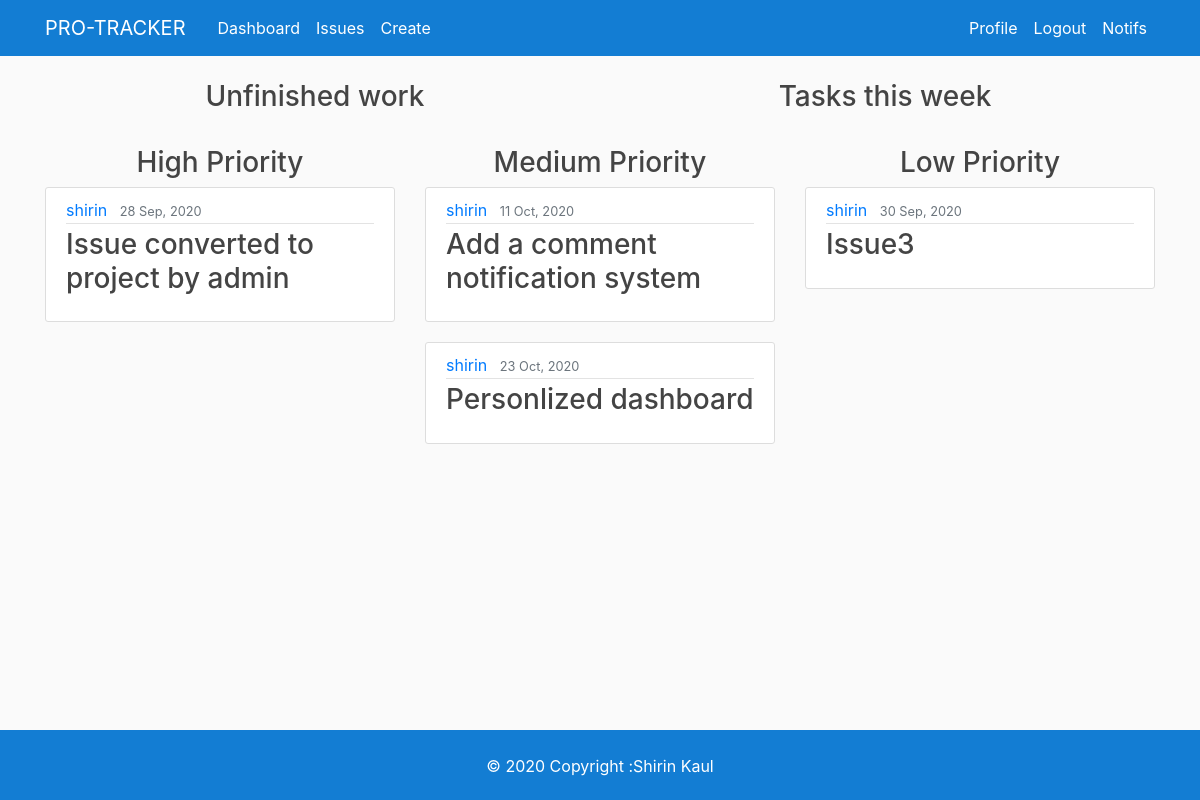
Before: / (signed in) with the older database file.
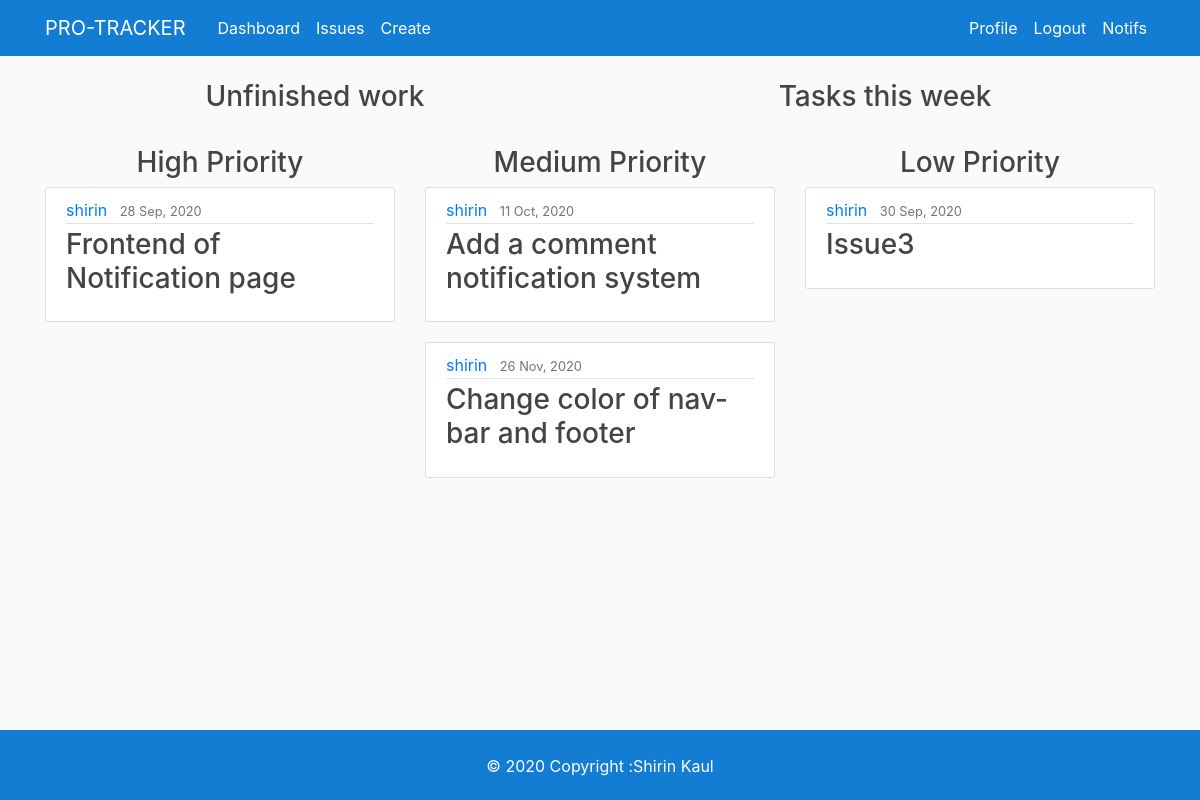
After: the same page with the newer database file.
### issue/models.py (models this page shows, shortened)
class Issue(models.Model):
    PRIORITY_CHOICES= (
        ('high','high'),
        ('medium','medium'),
        ('low', 'low')
    )
    title=models.CharField(max_length=100)
    content=RichTextUploadingField(verbose_name='Body',null=True,blank=True)
    date_created=models.DateTimeField(default=timezone.now)
    priority=models.CharField(max_length=30, choices=PRIORITY_CHOICES)
    author = models.ManyToManyField(User)
    completed = models.BooleanField(default=False)
    def body_summary(self):
        return markdownify(self.content[:200] + "...")

### users/views.py (the view)
# urls.py: path('',user_views.dashboard, name="dashboard"),
@login_required
def dashboard(request):
    high_posts=request.user.issue_set.filter(completed=False).filter(priority='high')[:4]
    medium_posts=request.user.issue_set.filter(completed=False).filter(priority='medium')[:4]
    low_posts=request.user.issue_set.filter(completed=False).filter(priority='low')[:4]
    context={
        'high_posts': high_posts,
        'medium_posts': medium_posts,
        'low_posts':low_posts,
    }
    return render(request,'users/dashboard.html', context)

### users/templates/users/dashboard.html (shortened to what this page needs)
{% extends "issue/base.html" %}
{% block content %}
    <div class="col-md-6">
        <div class="d-flex justify-content-center"><h3>Unfinished work</h3> </div>
        <div style="height: 100%; width: 100%;" id="MyChart"></div>
    </div>
    <div class="col-md-6">
        <div class="d-flex justify-content-center"><h3>Tasks this week</h3></div>
        <div style="height: 100%; width: 100%;" id="chart-2">
        </div>
    </div>
    <div class="col-md-4">
        <br>
        <div class="d-flex justify-content-center"><h3>High Priority</h3></div>
        {% for post in high_posts %}
        <article class="media content-section">
            <div class="media-body">
              <div class="article-metadata">
                <a class="mr-2" href="{% url 'user-issues' post.author.first.username %}">{{ post.author.first }}</a>
                <small class="text-muted">{{ post.date_created|date:"j M, Y"}}</small>
              </div>
              <h3><a class="article-title" href="{% url 'issue-detail' post.id %}">{{ post.title }}</a></h3>
            </div>
        </article>
        {% endfor %}
    </div>
    <div class="col-md-4">
        <br>
        <div class="d-flex justify-content-center"><h3>Medium Priority </h3></div>
        {% for post in medium_posts %}
        <article class="media content-section">
            <div class="media-body">
              <div class="article-metadata">
                <a class="mr-2" href="{% url 'user-issues' post.author.first.username %}">{{ post.author.first }}</a>
                <small class="text-muted">{{ post.date_created|date:"j M, Y"}}</small>
              </div>
              <h3><a class="article-title" href="{% url 'issue-detail' post.id %}">{{ post.title }}</a></h3>
            </div>
        </article>
        {% endfor %}
    </div>
    <div class="col-md-4">
        <br>
        <div class="d-flex justify-content-center"><h3>Low Priority </h3></div>
        {% for post in low_posts %}
        <article class="media content-section">
            <div class="media-body">
              <div class="article-metadata">
                <a class="mr-2" href="{% url 'user-issues' post.author.first.username %}">{{ post.author.first }}</a>
                <small class="text-muted">{{ post.date_created|date:"j M, Y"}}</small>
              </div>
              <h3><a class="article-title" href="{% url 'issue-detail' post.id %}">{{ post.title }}</a></h3>
            </div>
        </article>
        {% endfor %}
    </div>
{%endblock content%}

Changed rows visible on the page:
no longer on this page (row edited): Issue: author.first "shirin", date_created "23 Oct, 2020", title "Personlized dashboard", shown under "Medium Priority"
changed Issue: title "Issue converted to project by admin" → "Frontend of Notification page"
added Issue: author.first "shirin", date_created "26 Nov, 2020", title "Change color of nav-bar and footer", shown under "Medium Priority"
